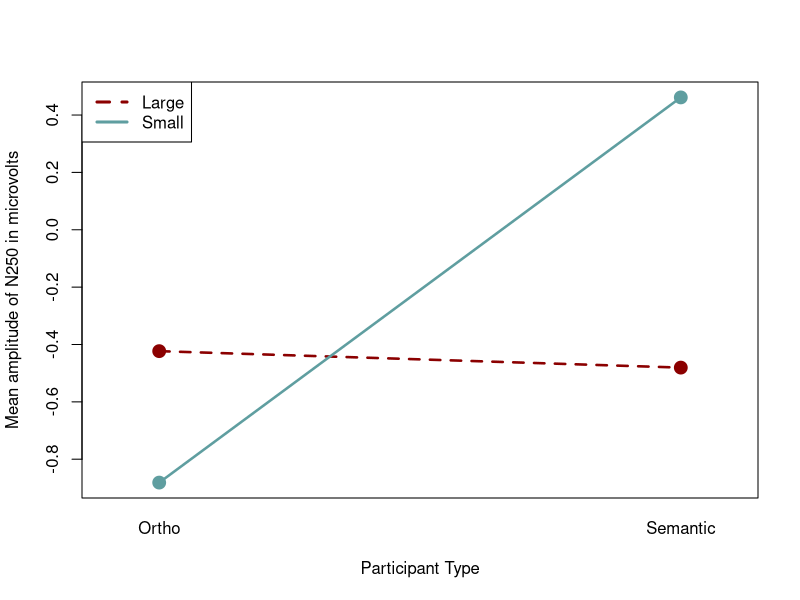
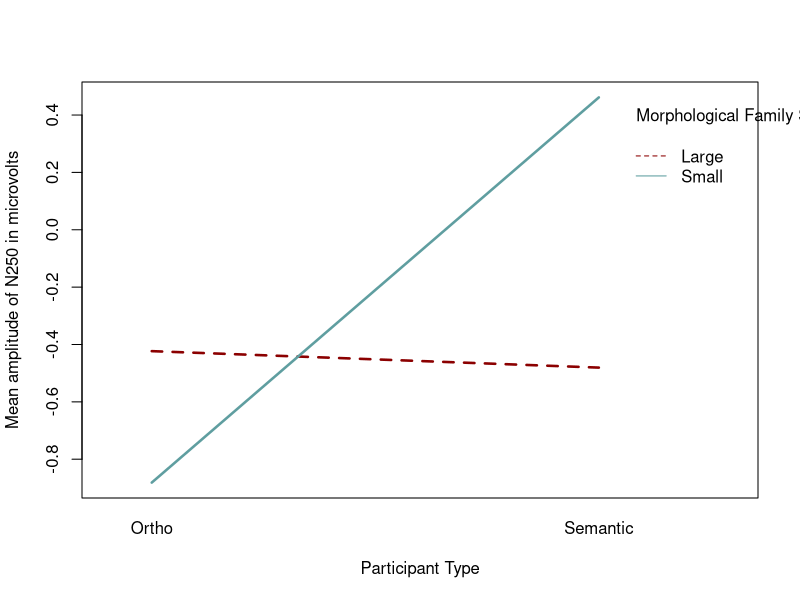
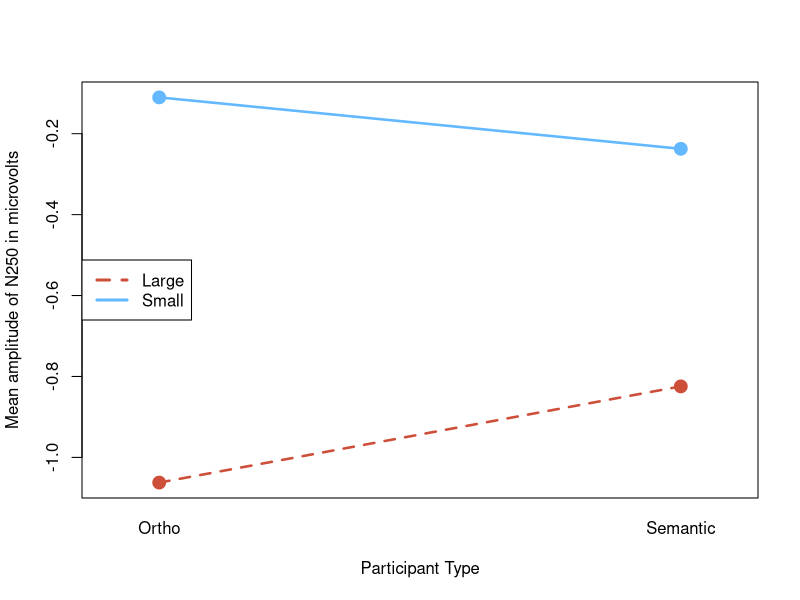
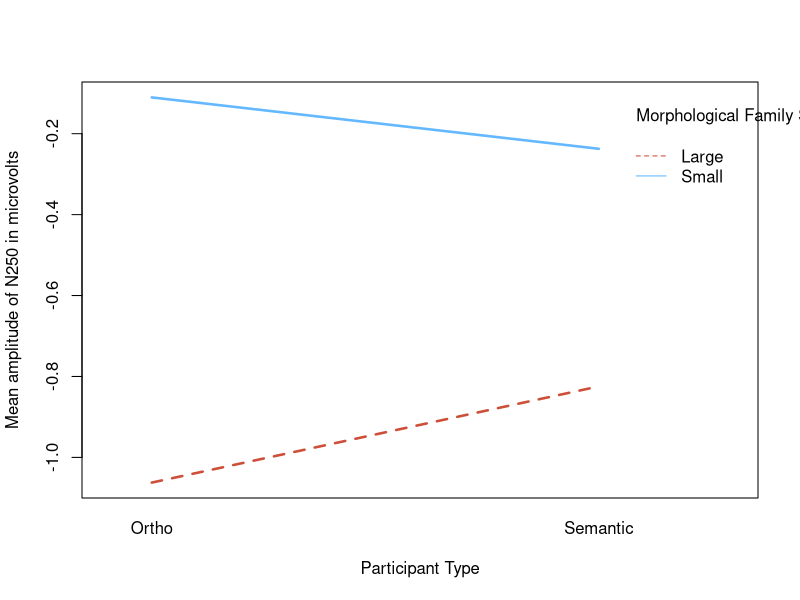
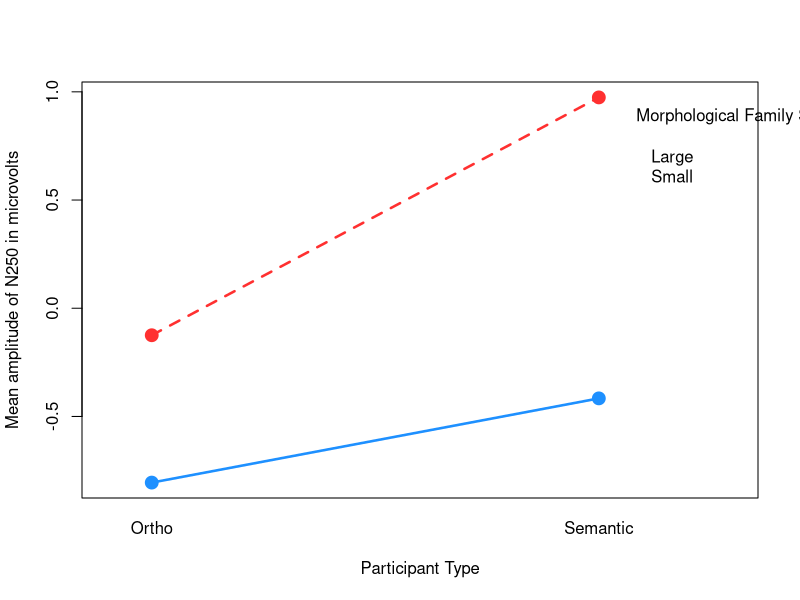
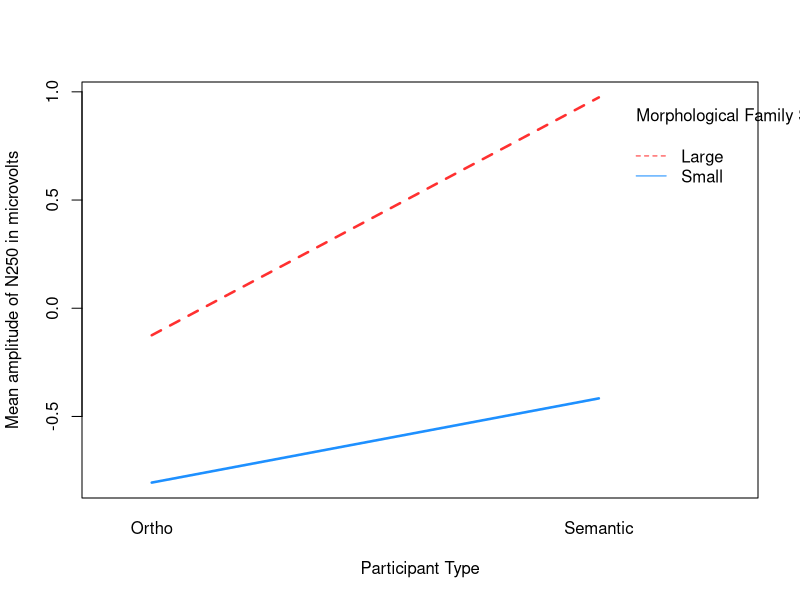

These figures' R source, in order:
## ---- chunk 1
knitr::opts_chunk$set(echo = TRUE, message = FALSE, warning = FALSE, error = FALSE)
## ---- chunk 2
library(readr)
library(psych)
library(dplyr)
library(tidyr)
## ---- chunk 3
m21_dem <- read_csv("m21_dem_data.csv")
## ---- chunk 4
m21_n250 <- read_csv("S101-177_n250.csv")
## ---- chunk 5
m21_n250 <- inner_join(m21_dem,m21_n250, by = "SubjID")
## ---- chunk 6
write_csv(m21_n250, "m21_dem_erp_n250_rmna.csv")
## ---- chunk 7
sites = c(3,2, 25, 7, 20, 21, 12, 11, 16)
m21_n250_9 <- dplyr::filter(m21_n250, chindex %in% sites)

## ---- chunk 8
m21_n250_9 <- dplyr::mutate(m21_n250_9,
                            anteriority = case_when(grepl("F", chlabel) ~ "Frontal",
                                              grepl("C", chlabel) ~ "Central",
                                              grepl("P", chlabel) ~ "Parietal"
                                              )
                            )

m21_n250_9 <- dplyr::mutate(m21_n250_9, 
                            laterality = case_when(grepl("3", chlabel) ~ "Left",
                                                    grepl("z", chlabel) ~ "Midline",
                                                    grepl("Z", chlabel) ~ "Midline",
                                                    grepl("4", chlabel) ~ "Right"
                            )
)



m21_n250_9 <- dplyr::mutate(m21_n250_9, 
                            fam_size = case_when(grepl("small", binlabel) ~ "Small",
                                                   grepl("large", binlabel) ~ "Large"
                            )
)
## ---- chunk 9
m21_n250_9b <- dplyr::select(m21_n250_9, 
                             SubjID, 
                             Type, 
                             anteriority, 
                             laterality, 
                             fam_size,
                             value,
                             chlabel,
                             binlabel)
## ---- chunk 10
m21_n250_words <- dplyr::filter(m21_n250_9b, grepl("Critical_word",binlabel))
m21_n250_nwsmpl <- dplyr::filter(m21_n250_9b, grepl("simple",binlabel))
m21_n250_nwcplx <- dplyr::filter(m21_n250_9b, grepl("complex",binlabel))
## ---- chunk 11
options(contrasts = c("contr.helmert", "contr.poly")) 
options("contrasts")
## ---- chunk 12
m1 <- aov(value ~ Type * fam_size * anteriority * laterality, data = m21_n250_words)
m2 <- aov(value ~ Type * fam_size * anteriority * laterality, data = m21_n250_nwsmpl)
m3 <- aov(value ~ Type * fam_size * anteriority * laterality, data = m21_n250_nwcplx)
summary(m1)
summary(m2)
summary(m3)
## ---- chunk 13
library(car)
Anova(m1, type = "III")
Anova(m2, type = "III")
Anova(m3, type = "III")
## ---- chunk 14

interaction.plot(x.factor = m21_n250_words$Type, 
                 trace.factor = m21_n250_words$fam_size, 
                 response = m21_n250_words$value, 
                 xlab = "Participant Type", 
                 ylab = "Mean amplitude of N250 in microvolts", 
                 trace.label = "Morphological Family Size", 
                 col = c('darkred', 'cadetblue'), 
                 type='o',
                 pch=19,
                 lwd=2.5,
                 cex=1.5,
                 legend = FALSE,
                 fixed = TRUE)
 legend("topleft", c("Large","Small"), lwd = 3, col = c('darkred', 'cadetblue'), lty = c(2,1))

interaction.plot(x.factor = m21_n250_words$Type, trace.factor = m21_n250_words$fam_size, response = m21_n250_words$value, xlab = "Participant Type", ylab = "Mean amplitude of N250 in microvolts", trace.label = "Morphological Family Size", col = c('darkred', 'cadetblue'),pch=19,lwd=2.5,cex=1.5,legend = TRUE, xpd = TRUE, fixed = TRUE)

interaction.plot(x.factor = m21_n250_nwsmpl$Type, 
                 trace.factor = m21_n250_nwsmpl$fam_size, 
                 response = m21_n250_nwsmpl$value, 
                 xlab = "Participant Type", 
                 ylab = "Mean amplitude of N250 in microvolts", 
                 trace.label = "Morphological Family Size", 
                 col = c('tomato3', 'steelblue1'), 
                 type='o',
                 pch=19,
                 lwd=2.5,
                 cex=1.5, 
                 legend = FALSE,
                 fixed = TRUE)
legend("left", c("Large","Small"), lwd = 3, col = c('tomato3', 'steelblue1'), lty = c(2,1))

interaction.plot(x.factor = m21_n250_nwsmpl$Type, trace.factor = m21_n250_nwsmpl$fam_size, response = m21_n250_nwsmpl$value, xlab = "Participant Type", ylab = "Mean amplitude of N250 in microvolts", trace.label = "Morphological Family Size", col = c('tomato3', 'steelblue1'), pch=19,lwd=2.5,cex=1.5,legend = TRUE, xpd = TRUE, fixed = TRUE)

interaction.plot(x.factor = m21_n250_nwcplx$Type, trace.factor = m21_n250_nwcplx$fam_size, response = m21_n250_nwcplx$value, xlab = "Participant Type", ylab = "Mean amplitude of N250 in microvolts", trace.label = "Morphological Family Size", col = c('firebrick1', 'dodgerblue'), type='o',pch=19,lwd=2.5,cex=1.5, legend = TRUE, xpd = TRUE, fixed = TRUE)

interaction.plot(x.factor = m21_n250_nwcplx$Type, trace.factor = m21_n250_nwcplx$fam_size, response = m21_n250_nwcplx$value, xlab = "Participant Type", ylab = "Mean amplitude of N250 in microvolts", trace.label = "Morphological Family Size", col = c('firebrick1', 'dodgerblue'),pch=19,lwd=2.5,cex=1.5,legend = TRUE, xpd = TRUE, fixed = TRUE)
